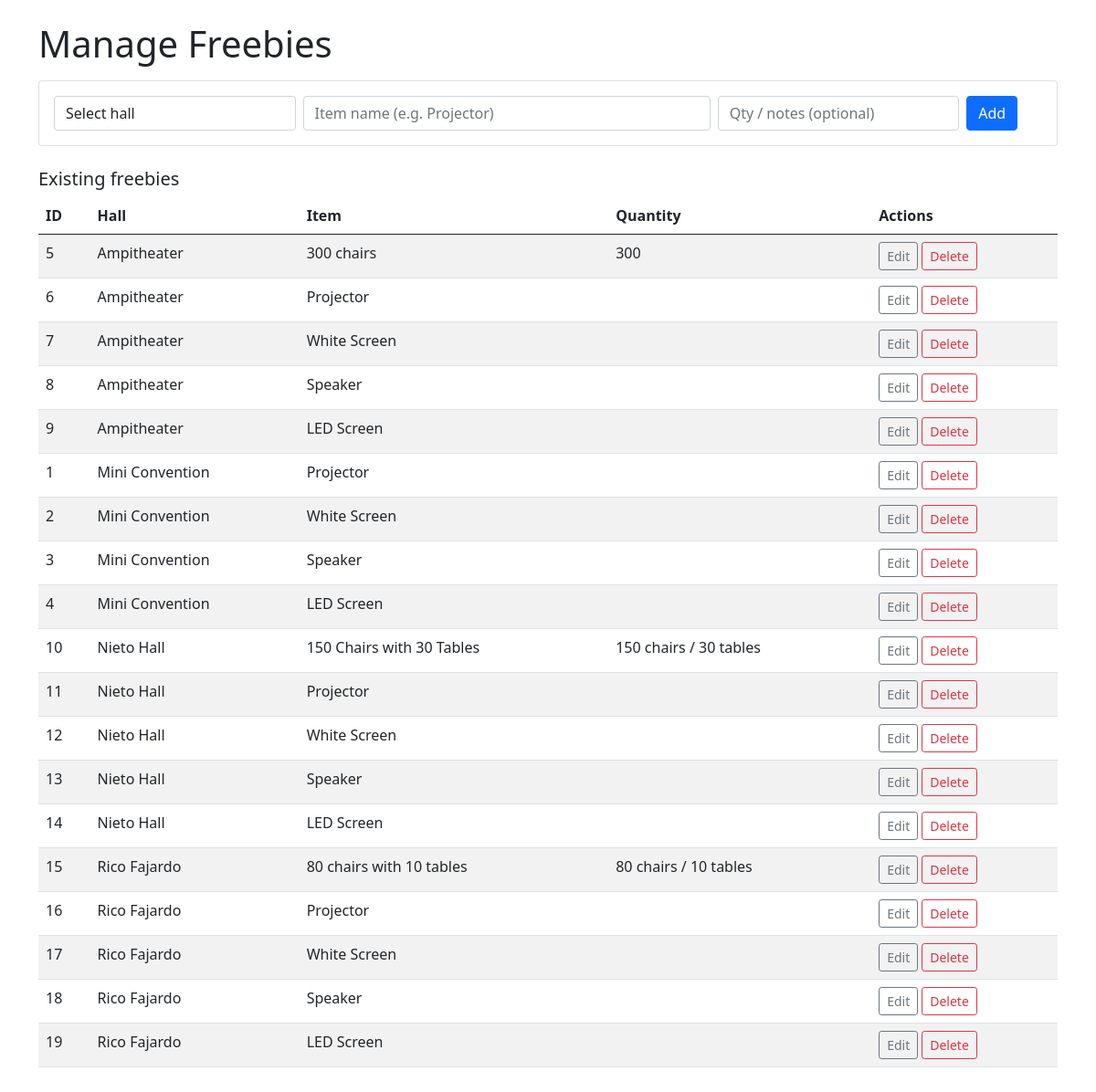
/admin/freebies.php, run on the app's committed database.
### tables this page shows
CREATE TABLE `freebies` (
  `id` int(11) NOT NULL,
  `room_type` varchar(100) NOT NULL,
  `item` varchar(255) NOT NULL,
  `quantity` varchar(255) DEFAULT NULL
);

### admin/freebies.php (the view, shortened to what this page needs)
<?php
include '../config.php';
?>
<!doctype html>
<html lang="en">
  <head>
    <link href="https://cdn.jsdelivr.net/npm/bootstrap@5.0.2/dist/css/bootstrap.min.css" rel="stylesheet">
  </head>
  <body class="p-4">
    <div class="container">
      <h1 class="mb-3">Manage Freebies</h1>
      <div class="card mb-4">
        <div class="card-body">
          <form method="POST" class="row g-2 align-items-center">
            <div class="col-md-3">
              <select name="room_type" class="form-control" required>
                <option value="">Select hall</option>
              </select>
            </div>
            <div class="col-md-5">
              <input name="item" class="form-control" placeholder="Item name (e.g. Projector)" required>
            </div>
            <div class="col-md-3">
              <input name="quantity" class="form-control" placeholder="Qty / notes (optional)">
            </div>
            <div class="col-md-1">
              <button class="btn btn-primary" name="add_freebie">Add</button>
            </div>
          </form>
        </div>
      </div>
      <h2 class="h5">Existing freebies</h2>
      <div class="table-responsive">
        <table class="table table-striped">
          <thead>
            <tr><th>ID</th><th>Hall</th><th>Item</th><th>Quantity</th><th>Actions</th></tr>
          </thead>
          <tbody>
            <?php
            $res = mysqli_query($conn, "SELECT * FROM freebies ORDER BY room_type, id");
            while ($r = mysqli_fetch_assoc($res)) {
                echo '<tr>';
                echo '<td>' . htmlspecialchars($r['id']) . '</td>';
                echo '<td>' . htmlspecialchars($r['room_type']) . '</td>';
                echo '<td>' . htmlspecialchars($r['item']) . '</td>';
                echo '<td>' . htmlspecialchars($r['quantity']) . '</td>';
                echo '<td><a class="btn btn-sm btn-outline-secondary me-1" href="freebies_edit.php?id=' . urlencode($r['id']) . '">Edit</a>';
                echo '<a class="btn btn-sm btn-outline-danger" href="freebies_delete.php?id=' . urlencode($r['id']) . '" onclick="return confirm(\'Delete this item?\')">Delete</a></td>';
                echo '</tr>';
            }
            ?>
          </tbody>
        </table>
      </div>
    </div>
  </body>
</html>

### data on the page
freebies: id "5", room_type "Ampitheater", item "300 chairs", quantity "300"
freebies: id "6", room_type "Ampitheater", item "Projector"
freebies: id "7", room_type "Ampitheater", item "White Screen"
freebies: id "8", room_type "Ampitheater", item "Speaker"
freebies: id "9", room_type "Ampitheater", item "LED Screen"
freebies: id "1", room_type "Mini Convention", item "Projector"
freebies: id "2", room_type "Mini Convention", item "White Screen"
freebies: id "3", room_type "Mini Convention", item "Speaker"
freebies: id "4", room_type "Mini Convention", item "LED Screen"
freebies: id "10", room_type "Nieto Hall", item "150 Chairs with 30 Tables", quantity "150 chairs / 30 tables"
freebies: id "11", room_type "Nieto Hall", item "Projector"
freebies: id "12", room_type "Nieto Hall", item "White Screen"
freebies: id "13", room_type "Nieto Hall", item "Speaker"
freebies: id "14", room_type "Nieto Hall", item "LED Screen"
freebies: id "15", room_type "Rico Fajardo", item "80 chairs with 10 tables", quantity "80 chairs / 10 tables"
freebies: id "16", room_type "Rico Fajardo", item "Projector"
freebies: id "17", room_type "Rico Fajardo", item "White Screen"
freebies: id "18", room_type "Rico Fajardo", item "Speaker"
freebies: id "19", room_type "Rico Fajardo", item "LED Screen"
